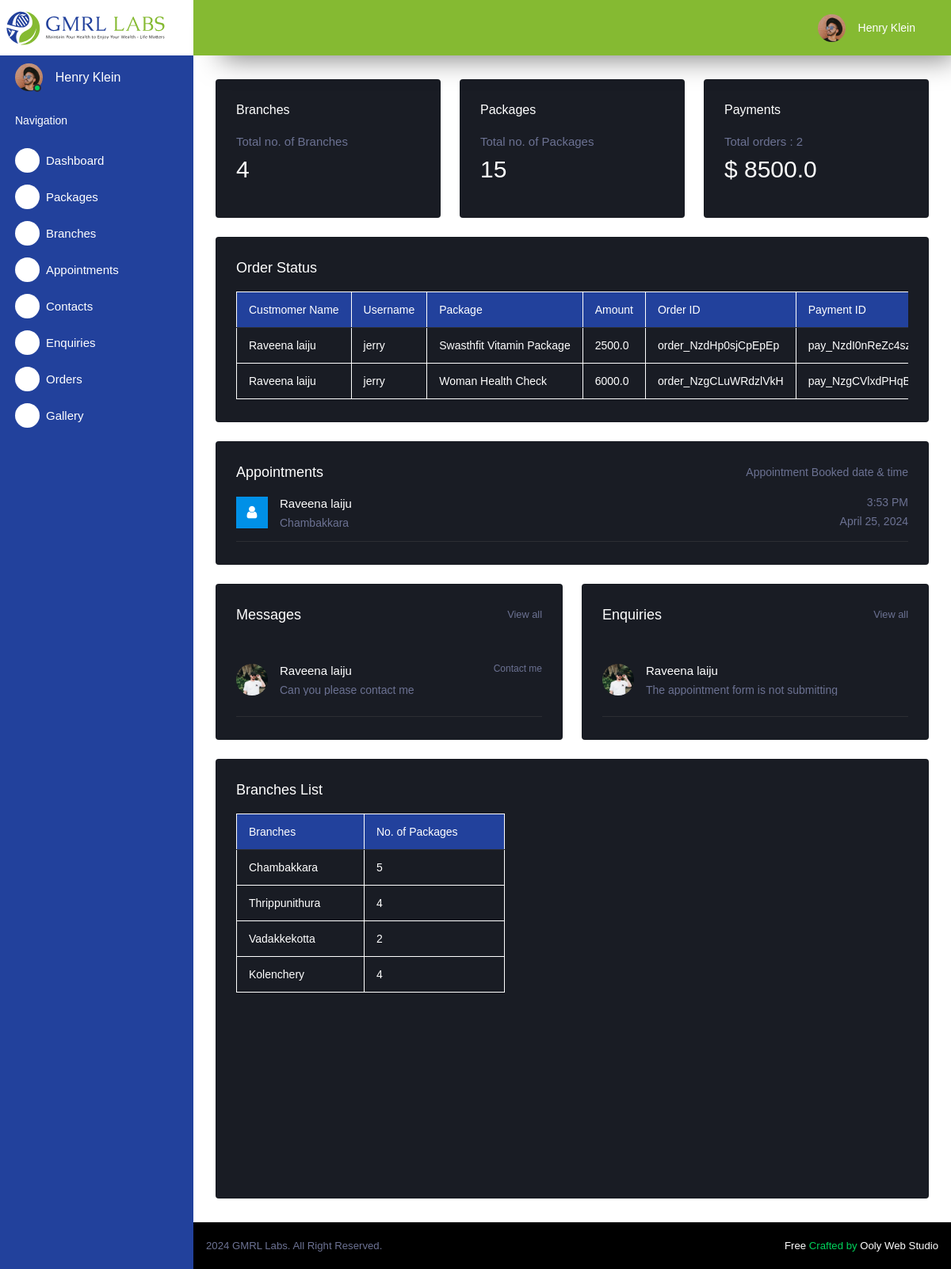
Page /admin_page/ on the earlier database version.
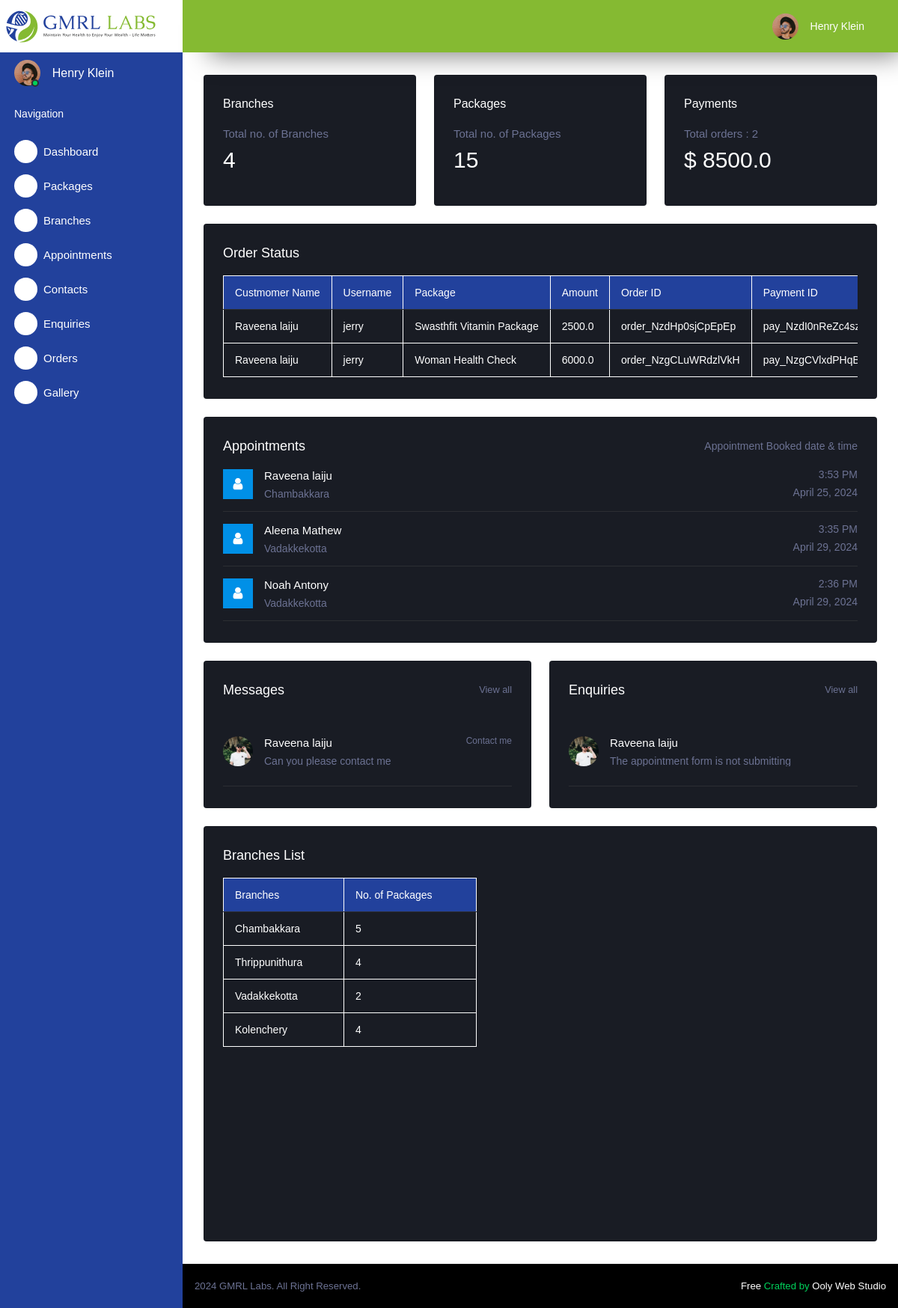
Same page on the later database version.
### app/models.py (models this page shows, shortened)
class Order(models.Model):
    name = CharField(_("Customer Name"), max_length=254, blank=False, null=False)
    amount = models.FloatField(_("Amount"), null=False, blank=False)
    package_name = models.ForeignKey(Package,on_delete=models.CASCADE)
    branch_name = models.ForeignKey(Branch,on_delete=models.CASCADE)
    username = models.ForeignKey(User,on_delete=models.CASCADE)
    status = CharField(
        _("Payment Status"),
        default=PaymentStatus.PENDING,
        max_length=254,
        blank=False,
        null=False,
    )
    provider_order_id = models.CharField(
        _("Order ID"), max_length=40, null=False, blank=False
    )
    payment_id = models.CharField(
        _("Payment ID"), max_length=36, null=False, blank=False
    )
    signature_id = models.CharField(
        _("Signature ID"), max_length=128, null=False, blank=False
    )

class Package(models.Model):
    name=models.CharField(max_length=255,unique=True)
    image=models.CharField(max_length=3055)
    price=models.IntegerField()
    branch=models.ForeignKey(Branch,on_delete=models.CASCADE)
    def __str__(self):
        return self.name

class Appointment(models.Model):
    name=models.CharField(max_length=255)
    email=models.CharField(max_length=255)
    phone=models.CharField(max_length=255)
    date=models.DateField(max_length=255)
    time=models.TextField(max_length=255)
    age=models.CharField(max_length=255)
    gender=models.CharField(max_length=255)
    address=models.TextField(max_length=255)
    message=models.TextField(max_length=255,null=True)
    branch=models.ForeignKey(Branch,on_delete=models.CASCADE)

class Branch(models.Model):
    name=models.CharField(max_length=255,unique=True)
    image=models.CharField(max_length=3000)
    address=models.TextField(max_length=500)
    number=models.CharField(max_length=255)
    email=models.CharField(max_length=255)
    status=models.BooleanField(default=True)
    def __str__(self):
        return self.name

class Contact(models.Model):
    name=models.CharField(max_length=255)
    email=models.CharField(max_length=255)
    phone=models.CharField(max_length=255)
    subject=models.CharField(max_length=255)
    message=models.TextField(max_length=500)
    branch=models.ForeignKey(Branch,on_delete=models.CASCADE)

class Enquiry(models.Model):
    name=models.CharField(max_length=255)
    email=models.CharField(max_length=255)
    phone=models.CharField(max_length=255)
    message=models.TextField(max_length=500)
    branch=models.ForeignKey(Branch,on_delete=models.CASCADE)

### app/views.py (the view)
# urls.py: path('admin_page/', views.admin_page,name='admin_page'),
def admin_page(request):
    context={}
    package=Package.objects.all()
    context['package']=package
    pack_count=0
    for i in package:
        if i.branch.status:
            pack_count += 1
    context['pack_count']=pack_count
    order=Order.objects.all()
    context['order']=order
    total_order=len(order)
    context['total_order']=total_order
    total_amount=0
    for i in order:
        total_amount+=i.amount
    context['total_amount']=total_amount
    branch=Branch.objects.all()
    branch_count=0
    for i in branch:
        if i.status:
            branch_count += 1
    context['branch_count']=branch_count
    branches = Branch.objects.filter(status=True)
    packages = Package.objects.all()
    branch_package_count = {}
    for branch in branches:
        branch_package_count[branch.name] = 0
    for package in packages:
        branch_name = package.branch.name
        if not package.branch.status:
            continue
        branch_package_count[branch_name] += 1
    branches_with_counts = [{'name': branch.name, 'count': branch_package_count[branch.name]} for branch in branches]
    context['branches_with_counts'] = branches_with_counts
    appointment = Appointment.objects.all()
    context['appointment']=appointment
    contact = Contact.objects.all()
    context['contact']=contact
    enquiry = Enquiry.objects.all()
    context['enquiry']=enquiry
    return render(request,'admin_page/admin_page.html',context)

### app/templates/admin_page/admin_page.html (shortened to what the changed rows need)
<!DOCTYPE html>
<html lang="en">
  {% load static %}
  <head>
    <link href="https://cdn.jsdelivr.net/npm/bootstrap@5.2.3/dist/css/bootstrap.min.css" rel="stylesheet">
    <link rel="stylesheet" href="https://cdnjs.cloudflare.com/ajax/libs/font-awesome/6.0.0/css/all.min.css"
    />
    <link rel="stylesheet" href="https://maxcdn.bootstrapcdn.com/font-awesome/4.4.0/css/font-awesome.min.css">
    <link
    rel="stylesheet"
    href="https://cdn.jsdelivr.net/npm/swiper@11/swiper-bundle.min.css"
  />
  <link rel="stylesheet" href="https://cdn.jsdelivr.net/npm/flatpickr/dist/flatpickr.min.css">
  <link rel="stylesheet" href="path/to/bootstrap-timepicker.min.css">
  <link rel="stylesheet" href="https://cdn.jsdelivr.net/npm/flatpickr/dist/flatpickr.min.css">
    <link rel="stylesheet" href="{% static 'admin_page/assets/vendors/mdi/css/materialdesignicons.min.css' %}">
    <link rel="stylesheet" href="{% static 'admin_page/assets/vendors/css/vendor.bundle.base.css' %}">
    <link rel="stylesheet" href="{% static 'admin_page/assets/vendors/jvectormap/jquery-jvectormap.css' %}">
    <link rel="stylesheet" href="{% static 'admin_page/assets/vendors/flag-icon-css/css/flag-icon.min.css' %}">
    <link rel="stylesheet" href="{% static 'admin_page/assets/vendors/owl-carousel-2/owl.carousel.min.css' %}">
    <link rel="stylesheet" href="{% static 'admin_page/assets/vendors/owl-carousel-2/owl.theme.default.min.css' %}">
    <link rel="stylesheet" href="{% static 'admin_page/assets/css/style.css' %}">
    <link rel="stylesheet" href="{% static 'admin_page/css/admin_style.css' %}">
    <link rel="stylesheet" href="{% static 'admin_page/css/admin_style.css' %}">
  </head>
  <body>
    <div class="container-scroller">
      <div class="container-fluid page-body-wrapper">
        <div class="main-panel">
          <div class="content-wrapper">
            <div class="row">
              <div class="col-sm-4 grid-margin">
                <div class="card">
                  <div class="card-body">
                    <div class="row">
                      <div class="col-8 col-sm-12 col-xl-8 my-auto">
                        <div class="d-flex d-sm-block d-md-flex align-items-center">
                          <h2 class="mb-0">{{branch_count}}</h2>
                        </div>
                      </div>
                    </div>
                  </div>
                </div>
              </div>
              <div class="col-sm-4 grid-margin">
                <div class="card">
                  <div class="card-body">
                    <div class="row">
                      <div class="col-8 col-sm-12 col-xl-8 my-auto">
                        <div class="d-flex d-sm-block d-md-flex align-items-center">
                          <h2 class="mb-0">{{pack_count}}</h2>
                        </div>
                      </div>
                    </div>
                  </div>
                </div>
              </div>
              <div class="col-sm-4 grid-margin">
                <div class="card">
                  <div class="card-body">
                    <div class="row">
                      <div class="col-8 col-sm-12 col-xl-8 my-auto">
                        <div class="d-flex d-sm-block d-md-flex align-items-center">
                          <h2 class="mb-0">$ {{total_amount}}</h2>
                        </div>
                      </div>
                    </div>
                  </div>
                </div>
              </div>
            </div>
            <div class="row ">
              <div class="col-12 grid-margin">
                <div class="card">
                  <div class="card-body">
                    <div class="table-responsive scrollable-table">
                      <table class="table">
                        <thead>
                          <tr>
                            <th> Custmomer Name </th>
                            <th> Username </th>
                            <th> Package </th>
                            <th> Amount </th>
                            <th> Order ID </th>
                            <th> Payment ID </th>
                          </tr>
                        </thead>
                        <tbody>
                          {% for order in order|slice:":4" %}
                          <tr>
                            <td class="text-white">{{order.name}}</td>
                            <td class="text-white">{{order.username}}</td>
                            <td class="text-white">{{order.package_name}}</td>
                            <td class="text-white">{{order.amount}}</td>
                            <td class="text-white">{{order.provider_order_id}}</td>
                            <td class="text-white">{{order.payment_id}}</td>
                          </tr>
                          {% endfor %}
                        </tbody>
                      </table>
                    </div>
                  </div>
                </div>
              </div>
            </div>
            <div class="row">
              <div class="col-md-12 grid-margin stretch-card">
                <div class="card">
                  <div class="card-body">
                    <div class="row">
                      <div class="col-12">
                        <div class="preview-list">
                          {% for appointments in appointment|slice:":4" %}
                          <div class="preview-item border-bottom">
                            <div class="preview-thumbnail">
                              <div class="preview-icon bg-primary">
                                <i class="fa fa-user"></i>
                              </div>
                            </div>
                            <div class="preview-item-content d-sm-flex flex-grow">
                              <div class="flex-grow">
                                <h6 class="preview-subject">{{appointments.name}}</h6>
                                <p class="text-muted mb-0">{{appointments.branch}}</p>
                              </div>
                              <div class="mr-auto text-sm-right pt-2 pt-sm-0">
                                <p class="text-muted">{{appointments.time}}</p>
                                <p class="text-muted mb-0">{{appointments.date}}</p>
                              </div>
                            </div>
                          </div>
                          {% endfor %}
                        </div>
                      </div>
                    </div>
                  </div>
                </div>
              </div>
            </div>
            <div class="row">
              <div class="col-md-6 col-xl-6 grid-margin stretch-card">
                <div class="card">
                  <div class="card-body">
                    <div class="preview-list mt-3">
                      {% for contacts in contact|slice:":5" %}
                      <div class="preview-item border-bottom">
                        <div class="preview-thumbnail">
                          <img src="{% static 'admin_page/assets/images/faces/face6.jpg' %}" alt="image" class="rounded-circle" />
                        </div>
                        <div class="preview-item-content d-flex flex-grow">
                          <div class="flex-grow">
                            <div class="d-flex d-md-block d-xl-flex justify-content-between">
                              <h6 class="preview-subject">{{contacts.name}}</h6>
                              <p class="text-muted text-small">{{contacts.subject}}</p>
                            </div>
                            <p class="text-muted truncate-text">{{contacts.message}}</p>
                          </div>
                        </div>
                      </div>
                  {% endfor %}
                    </div>
                  </div>
                </div>
              </div>
<div class="col-md-6 col-xl-6 grid-margin stretch-card">
                <div class="card">
                  <div class="card-body">
                    <div class="preview-list mt-3">
                      {% for enquiries in enquiry|slice:":5" %}
                      <div class="preview-item border-bottom">
                        <div class="preview-thumbnail">
                          <img src="{% static 'admin_page/assets/images/faces/face6.jpg' %}" alt="image" class="rounded-circle" />
                        </div>
                        <div class="preview-item-content d-flex flex-grow">
                          <div class="flex-grow">
                            <div class="d-flex d-md-block d-xl-flex justify-content-between">
                              <h6 class="preview-subject">{{enquiries.name}}</h6>
                            </div>
                            <p class="text-muted truncate-text">{{enquiries.message}}</p>
                          </div>
                        </div>
                      </div>
                  {% endfor %}
                    </div>
                  </div>
                </div>
              </div>
            </div>
            <div class="row">
              <div class="col-12">
                <div class="card">
                  <div class="card-body">
                    <div class="row">
                      <div class="col-lg-5 col-md-12">
                        <div class="table-responsive">
                          <table class="table">
                            <thead>
                              <tr>
                                <th>Branches</th>
                           <th>No. of Packages</th>
                              </tr>
                            </thead>
                            <tbody>
                              {% for branch in branches_with_counts %}
        <tr>
            <td class="text-white">
                {{ branch.name }}
            </td>
            <td class="text-white">
                {{ branch.count }}
            </td>
        </tr>
{% endfor %}
                            </tbody>
                          </table>
                        </div>
                      </div>
                    </div>
                  </div>
                </div>
              </div>
            </div>
          </div>
        </div>
      </div>
    </div>
  </body>
</html>

Differences in the rows shown:
added Appointment: name "Aleena Mathew", branch "Vadakkekotta", time "3:35 PM", date "April 29, 2024"
added Appointment: name "Noah Antony", branch "Vadakkekotta", time "2:36 PM", date "April 29, 2024"
